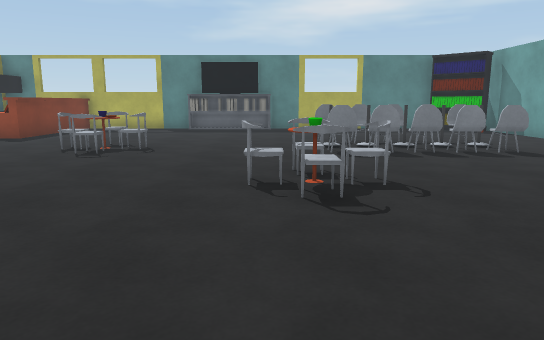
view 1 (above)

17 first-person views from a walk through a Unity game level. The camera is 1.3 m above the floor, tilts 10° down and sees 70° across. The floor is counted in squares, 1 m on a side. Each view is taken from the middle of a square. On the plan, view 1 faces up. The plan holds only what a view shows up to about 16 squares ahead; the rest is blank. The player character is not drawn. Some animated figures are not drawn.

view 2
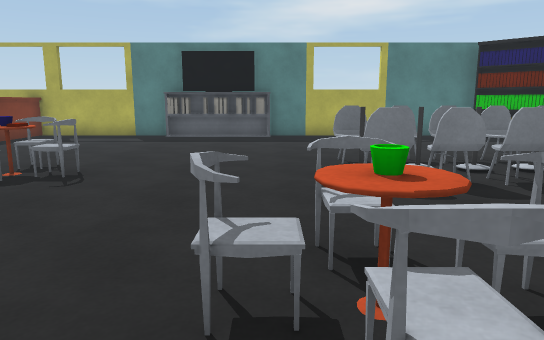

view 3
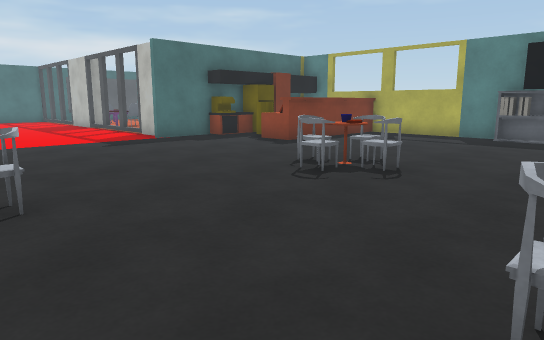

view 4
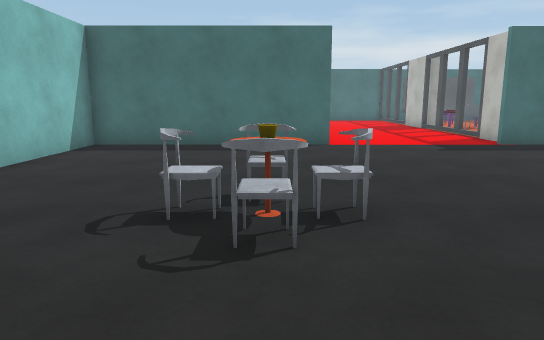

view 5
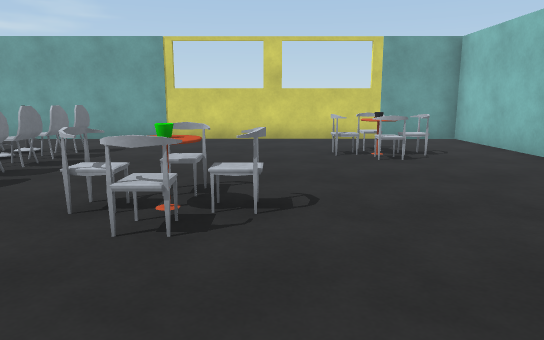

view 6
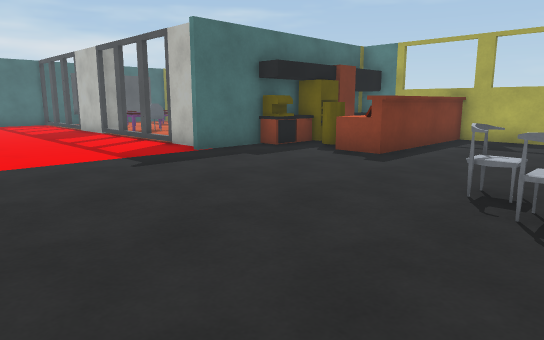

view 7
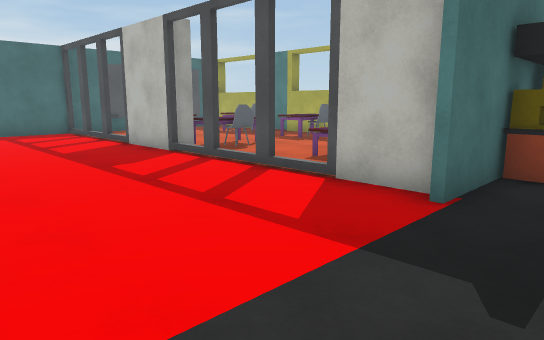

view 8
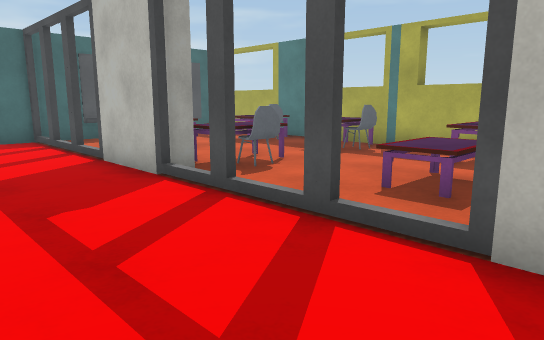

view 9
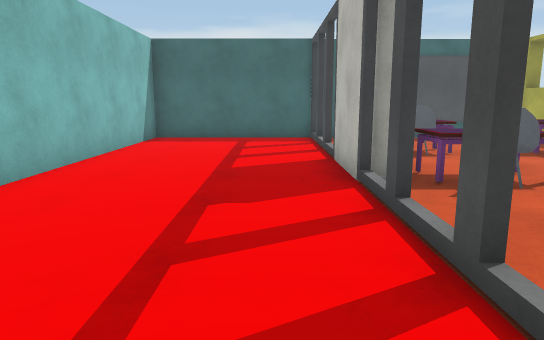

view 10
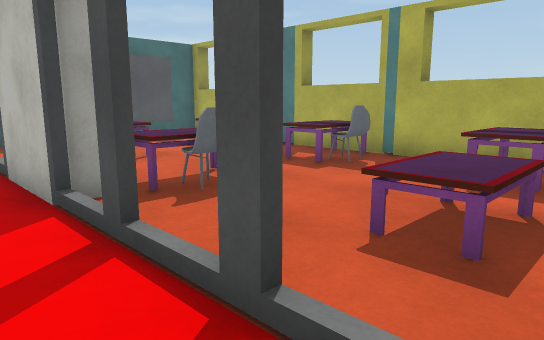

view 11
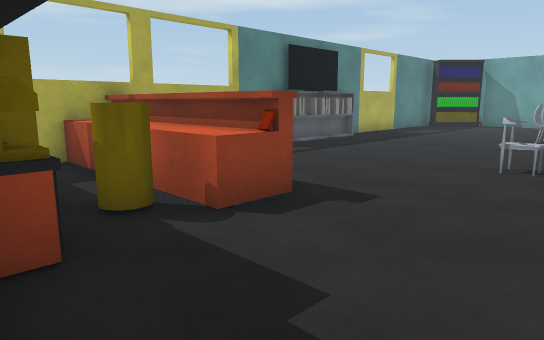

view 12
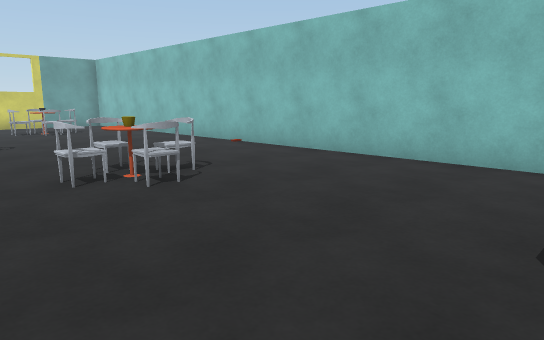

view 13
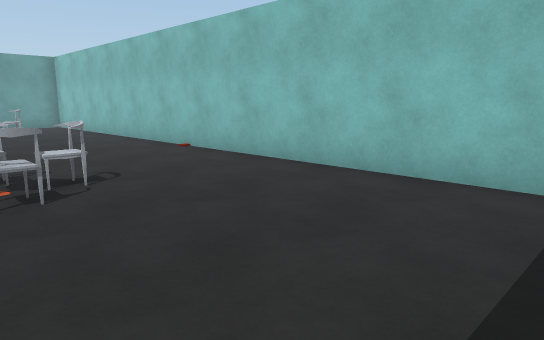

view 14
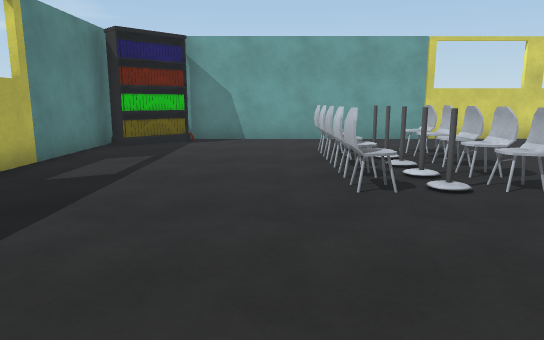

view 15
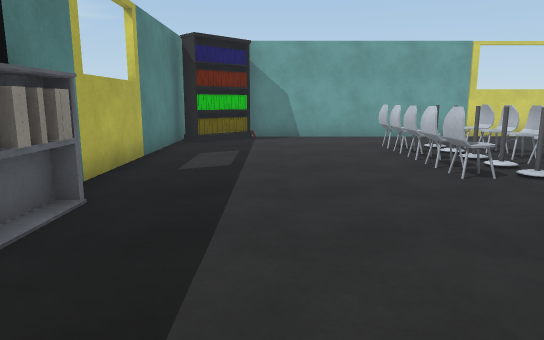

view 16
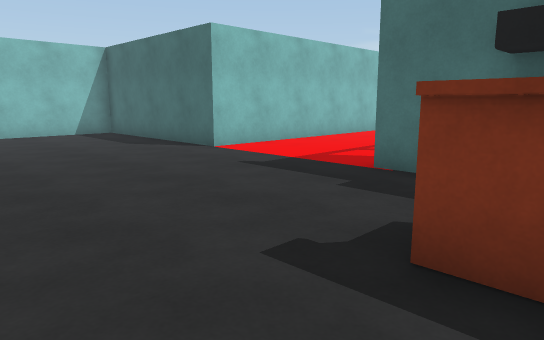

view 17
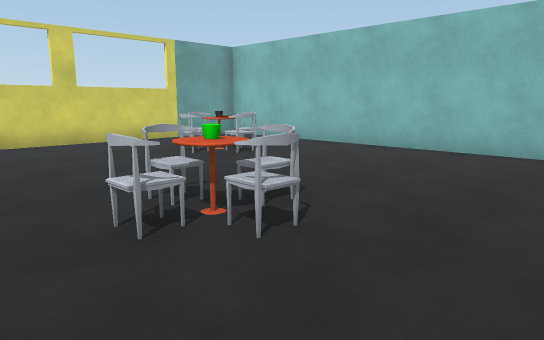

### Floor plan
Key: @ floor where view 1 was taken; # wall or solid block; . main floor; : floor 0.75 m higher than the main floor; = window, fence, low wall or low ledge; ^ raised ledge; B bookshelf; O other object.
Columns run from 28 left of view 1 to 10 right of it. Each row starts with its distance up from view 1.
 19 ############   #######################
 18 #.. ^..^^..^^   O.OO................BB
 17 #..^^..^^..^^   O. O.................O#
 16 #............  #O.OO..................#
 15 #..........^^  #OOOO..................#
 14 #  ^^..^^..^^  #OOOO..................#
 13 #.. ^..^^..... #O.............#====...#
 12 #.. ..###....###.......==.....^=^^....#
 11 #.#.#....#.#..........=#O.....#####...#
 10 #......................==.....^=^^=...#
  9 #.....................................#
  8 #.....................................#
  7 #...........................==........#
  6 ################............=:=.......#
  5                #......==.....=........#
  4                #......===.............#
  3                #......==.........==...#
  2                #.................OO=..#
  1                #..................=...#
  0                #............@.........#
 -1                #......................#
 -2                ########################

Positions as (right, up) in squares from view 1, and headings:
1: (0, 0), facing up
2: (0, 4), facing up
3: (0, 4), facing up-left
4: (-1, 4), facing left
5: (-4, 5), facing right
6: (-4, 5), facing up-left
7: (-11, 6), facing up-left
8: (-14, 8), facing up-left
9: (-14, 10), facing left
10: (-15, 10), facing up-left
11: (-13, 10), facing up-right
12: (-12, 7), facing down-right
13: (-12, 5), facing down-right
14: (-4, 14), facing right
15: (-5, 16), facing right
16: (-6, 15), facing down-left
17: (-3, 9), facing down-right
